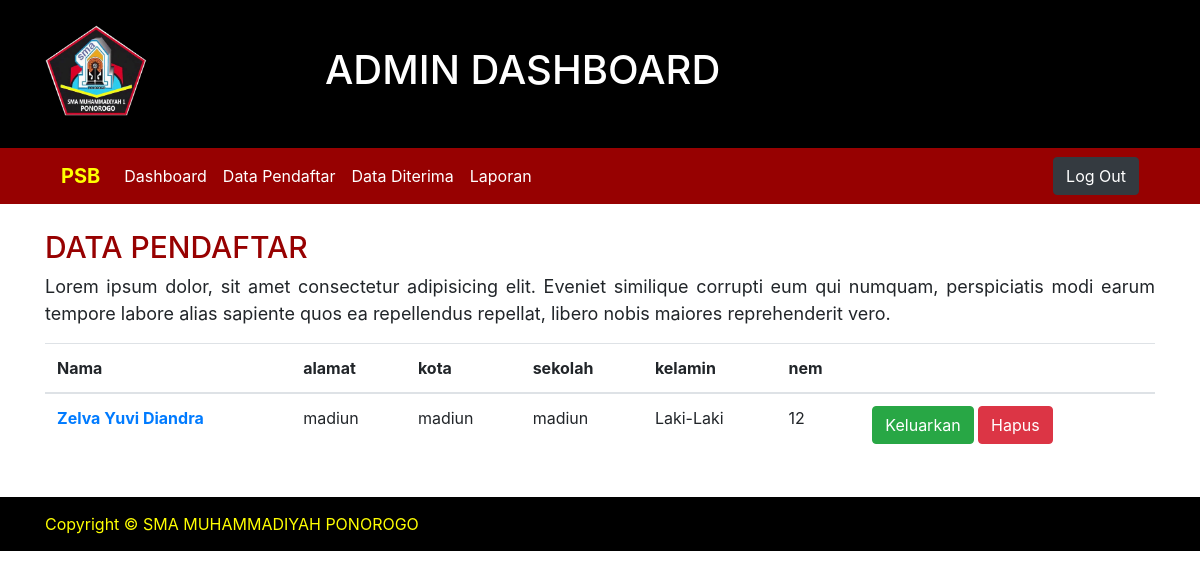
The page /admin/pendaftar.php (signed in) on the database its author committed.
### tables this page shows
CREATE TABLE IF NOT EXISTS `tb_pendaftaran` (
  `id` int(11) NOT NULL AUTO_INCREMENT,
  `no` varchar(50) NOT NULL DEFAULT '0',
  `tgl` date DEFAULT NULL,
  `nama_lengkap` varchar(50) NOT NULL,
  `kota` varchar(30) NOT NULL,
  `alamat` varchar(100) NOT NULL,
  `tempat_lahir` varchar(30) NOT NULL,
  `tanggal_lahir` date NOT NULL,
  `jenis_kelamin` varchar(50) NOT NULL,
  `agama` varchar(20) NOT NULL,
  `no_hp` varchar(15) NOT NULL,
  `nama_wali` varchar(50) NOT NULL,
  `kota_wali` varchar(50) NOT NULL,
  `alamat_wali` varchar(100) NOT NULL,
  `telp_wali` varchar(15) NOT NULL,
  `pekerjaan_wali` varchar(30) NOT NULL,
  `asal_sekolah` varchar(30) NOT NULL,
  `alamat_sekolah` varchar(100) NOT NULL,
  `nilai_akhir` varchar(100) NOT NULL,
  `status` tinyint(4) DEFAULT NULL,
  PRIMARY KEY (`id`)
);

### admin/pendaftar.php (the view, shortened to what this page needs)
<?php
    require_once('../system/conn.php');
    $sql = "SELECT * FROM tb_pendaftaran  ORDER BY tgl DESC";
    $stmt = $db->prepare($sql);
    $stmt->execute();
?>
<?php include "header.php"; ?>
    <div id="page" class="homepage">
        <div class="container">
            <div class="row">
                <div class="content col-md-12">
                    <h1>DATA PENDAFTAR</h1>
                    <p>Lorem ipsum dolor, sit amet consectetur adipisicing elit. Eveniet similique corrupti eum qui
                        numquam, perspiciatis modi earum tempore labore alias sapiente quos ea repellendus repellat,
                        libero nobis maiores reprehenderit vero.</p>
                    <table class="table table-hover">
                        <thead>
                            <tr>
                                <th scope="col">Nama</th>
                                <th scope="col">alamat</th>
                                <th scope="col">kota</th>
                                <th scope="col">sekolah</th>
                                <th scope="col">kelamin</th>
                                <th scope="col">nem</th>
                                <th scope="col"></th>
                            </tr>
                        </thead>
                        <tbody>
                            <?php while ($row = $stmt->fetch()) { ?>
                            <tr>
                                <th scope="row"><a href="admin/detail_pendaftar.php?id=<?php echo $row['id'] ?>"><?php echo $row['nama_lengkap'] ?></a></th>
                                <td><?php echo $row['alamat'] ?></td>
                                <td><?php echo $row['kota'] ?></td>
                                <td><?php echo $row['asal_sekolah'] ?></td>
                                <td><?php echo $row['jenis_kelamin'] ?></td>
                                <td><?php echo $row['nilai_akhir'] ?></td>
                                <td>
                                    <?php if($row['status'] != 1) { ?>
                                        <a href="action/terima.php?id=<?php echo $row['id'] ?>&status=<?php echo $row['status'] ?>" class="btn btn-primary">Terima</a>
                                    <?php } else { ?>
                                        <a href="action/terima.php?id=<?php echo $row['id'] ?>&status=<?php echo $row['status'] ?>" class="btn btn-success">Keluarkan</a>
                                    <?php } ?>
                                    <a href="action/hapus.php?id=<?php echo $row['id'] ?>" class="btn btn-danger">Hapus</a>
                                </td>
                            </tr>
                            <?php } ?>
                        </tbody>
                    </table>
                </div>
            </div>
        </div>
    </div>
<?php include "footer.php"; ?>

### style.css (style rules this page uses)
#page { position: relative; padding: 25px 0; }
#page.homepage .content h1 { position: relative; font-size: 30px; color: #970101; }
#page.homepage .content p { position: relative; font-size: 18px; line-height: 1.5; text-align: justify; }

### rows shown on the page
tb_pendaftaran: nama_lengkap "Zelva Yuvi Diandra", alamat "madiun", kota "madiun", asal_sekolah "madiun", jenis_kelamin "Laki-Laki", nilai_akhir "12"
